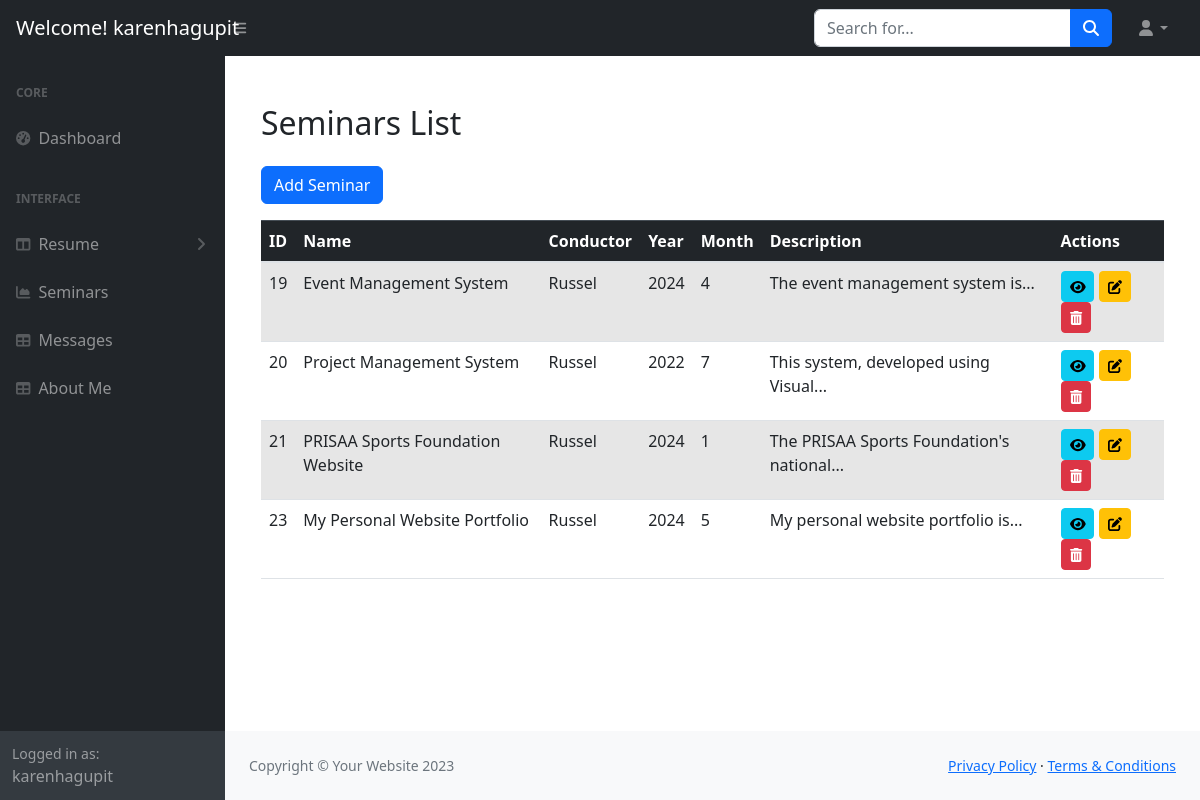
Page /dashboard/dashboard/dash_seminar.php (signed in) on the committed database.
### tables this page shows
CREATE TABLE `seminars` (
  `id` int(11) NOT NULL,
  `seminar_name` varchar(255) NOT NULL,
  `conductor` varchar(100) NOT NULL,
  `seminar_year` int(11) NOT NULL,
  `seminar_month` int(11) NOT NULL,
  `description` text DEFAULT NULL,
  `picture_path` varchar(255) DEFAULT NULL,
  `github_link` varchar(255) DEFAULT NULL
);

### dashboard/dashboard/dash_seminar.php (the view, shortened to what this page needs)
<?php
$servername = "localhost";
$username = "u734514591_kenruss";
$password = "RUSSken0617";
$dbname = "u734514591_kenruss";
$conn = new mysqli($servername, $username, $password, $dbname);
$sql = "SELECT * FROM seminars";
$result = $conn->query($sql);
$username = $_SESSION['user'];
?>
<!DOCTYPE html>
<html lang="en">
    <head>
        <link href="https://cdn.jsdelivr.net/npm/simple-datatables@7.1.2/dist/style.min.css" rel="stylesheet" />
        <link rel="stylesheet" href="https://maxcdn.bootstrapcdn.com/bootstrap/4.5.2/css/bootstrap.min.css">
        <link href="css/styles.css" rel="stylesheet" />
    </head>
    <body class="sb-nav-fixed">
        <nav class="sb-topnav navbar navbar-expand navbar-dark bg-dark">
            <a class="navbar-brand ps-3" href="index.html">Welcome! <?php echo htmlspecialchars($username); ?></h1></a>
            <button class="btn btn-link btn-sm order-1 order-lg-0 me-4 me-lg-0" id="sidebarToggle" href="#!"><i class="fas fa-bars"></i></button>
            <form class="d-none d-md-inline-block form-inline ms-auto me-0 me-md-3 my-2 my-md-0">
                <div class="input-group">
                    <input class="form-control" type="text" placeholder="Search for..." aria-label="Search for..." aria-describedby="btnNavbarSearch" />
                    <button class="btn btn-primary" id="btnNavbarSearch" type="button"><i class="fas fa-search"></i></button>
                </div>
            </form>
            <ul class="navbar-nav ms-auto ms-md-0 me-3 me-lg-4">
                <li class="nav-item dropdown">
                    <a class="nav-link dropdown-toggle" id="navbarDropdown" href="#" role="button" data-bs-toggle="dropdown" aria-expanded="false"><i class="fas fa-user fa-fw"></i></a>
                </li>
            </ul>
        </nav>
        <div id="layoutSidenav">
            <div id="layoutSidenav_nav">
                <nav class="sb-sidenav accordion sb-sidenav-dark" id="sidenavAccordion">
                    <div class="sb-sidenav-menu">
                        <div class="nav">
                            <div class="sb-sidenav-menu-heading">Core</div>
                            <a class="nav-link" href="dashboard.php">
                                <div class="sb-nav-link-icon"><i class="fas fa-tachometer-alt"></i></div>
                                Dashboard
                            </a>
                            <div class="sb-sidenav-menu-heading">Interface</div>
                            <a class="nav-link collapsed" href="#" data-bs-toggle="collapse" data-bs-target="#collapseLayouts" aria-expanded="false" aria-controls="collapseLayouts">
                                <div class="sb-nav-link-icon"><i class="fas fa-columns"></i></div>
                                Resume
                                <div class="sb-sidenav-collapse-arrow"><i class="fas fa-angle-down"></i></div>
                            </a>
                            <a class="nav-link" href="dash_seminar.php">
                                <div class="sb-nav-link-icon"><i class="fas fa-chart-area"></i></div>
                                Seminars
                            </a>
                            <a class="nav-link" href="message.php">
                                <div class="sb-nav-link-icon"><i class="fas fa-table"></i></div>
                                Messages
                            </a>
                            <a class="nav-link" href="dash_about.php">
                                <div class="sb-nav-link-icon"><i class="fas fa-table"></i></div>
                                About Me
                            </a>
                        </div>
                    </div>
                    <div class="sb-sidenav-footer">
                        <div class="small">Logged in as:</div>
                        <?php echo htmlspecialchars($username); ?>
                    </div>
                </nav>
            </div>
            <div id="layoutSidenav_content">
                <main>
                    <div class="container-fluid px-4">
                        <div class="container mt-5">
    <h2>Seminars List</h2>
    <a href="add_seminar.php" class="btn btn-primary mb-3">Add Seminar</a>
    <table class="table table-striped table-hover">
            <thead class="table-dark">
                <tr>
                    <th>ID</th>
                    <th>Name</th>
                    <th>Conductor</th>
                    <th>Year</th>
                    <th>Month</th>
                    <th>Description</th>
                    <th>Actions</th>
                </tr>
            </thead>
            <tbody>
            <?php
            if ($result->num_rows > 0) {
                while($row = $result->fetch_assoc()) {
                    $description = implode(' ', array_slice(explode(' ', $row["description"]), 0, 5));
                    if (str_word_count($row["description"]) > 10) {
                        $description .= '...';
                    }
                    echo "<tr>
                        <td>".htmlspecialchars($row["id"])."</td>
                        <td>".htmlspecialchars($row["seminar_name"])."</td>
                        <td>".htmlspecialchars($row["conductor"])."</td>
                        <td>".htmlspecialchars($row["seminar_year"])."</td>
                        <td>".htmlspecialchars($row["seminar_month"])."</td>
                        <td>".htmlspecialchars($description)."</td>
                        <td>
                            <a href='view_seminar.php?id=".$row["id"]."' class='btn btn-sm btn-info'>
                                <i class='fas fa-eye'></i>
                            </a>
                            <a href='edit_seminar.php?id=".$row["id"]."' class='btn btn-sm btn-warning'>
                                <i class='fas fa-edit'></i>
                            </a>
                            <a href='delete_seminar.php?id=".$row["id"]."' class='btn btn-sm btn-danger' onclick='return confirm(\"Are you sure?\")'>
                                <i class='fas fa-trash-alt'></i>
                            </a>
                        </td>
                    </tr>";
                }
            } else {
                echo "<tr><td colspan='7'>No records found</td></tr>";
            }
            ?>
            </tbody>
        </table>
</div>
                </main>
                <footer class="py-4 bg-light mt-auto">
                    <div class="container-fluid px-4">
                        <div class="d-flex align-items-center justify-content-between small">
                            <div class="text-muted">Copyright &copy; Your Website 2023</div>
                            <div>
                                <a href="#">Privacy Policy</a>
                                &middot;
                                <a href="#">Terms &amp; Conditions</a>
                            </div>
                        </div>
                    </div>
                </footer>
            </div>
        </div>
    </body>
</html>

### rows in the picture
seminars: id "19", seminar_name "Event Management System", conductor "Russel", seminar_year "2024", seminar_month "4", description "The event management system is..."
seminars: id "20", seminar_name "Project Management System", conductor "Russel", seminar_year "2022", seminar_month "7", description "This system, developed using Visual..."
seminars: id "21", seminar_name "PRISAA Sports Foundation Website", conductor "Russel", seminar_year "2024", seminar_month "1", description "The PRISAA Sports Foundation's national..."
seminars: id "23", seminar_name "My Personal Website Portfolio", conductor "Russel", seminar_year "2024", seminar_month "5", description "My personal website portfolio is..."

### other values in the picture
$username "karenhagupit"
